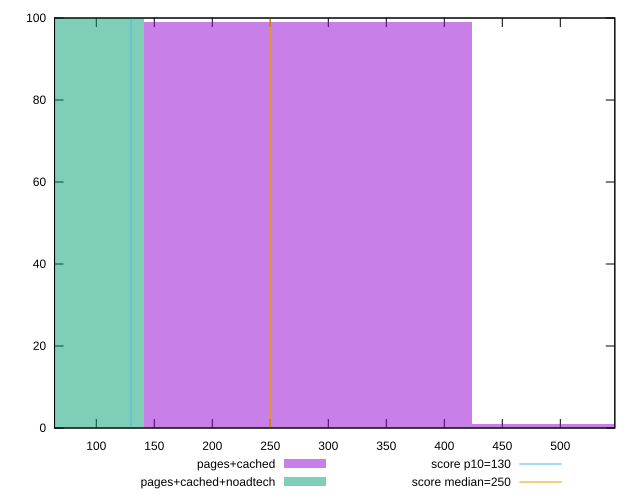

This figure's gnuplot source:
reset

$pagesCached <<EOF
564.775087334307 1
282.3875436671535 99
EOF

$pagesCachedNoadtech <<EOF
0 100
EOF

set key outside below
set boxwidth 282.3875436671535
set xrange [64:546.9999999999982]
set yrange [0:100]
set trange [0:100]
set style fill transparent solid 0.5 noborder

set parametric
set terminal svg size 640, 500 enhanced background rgb 'white'
set output "report_00018_2021-02-10T15-25-16.877Z/max-potential-fid/comparison/histogram/1_vs_2.svg"

plot $pagesCached title "pages+cached" with boxes, \
     $pagesCachedNoadtech title "pages+cached+noadtech" with boxes, \
     130,t title "score p10=130", \
     250,t title "score median=250"

reset
